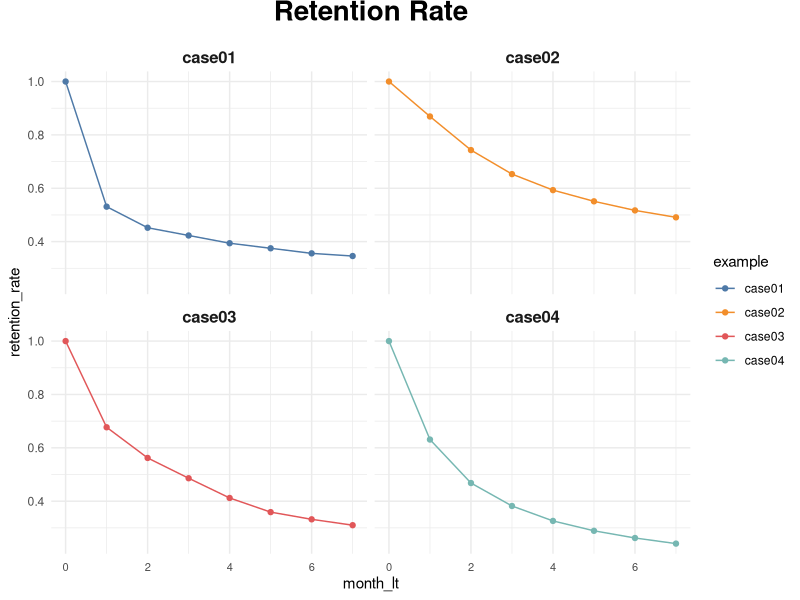
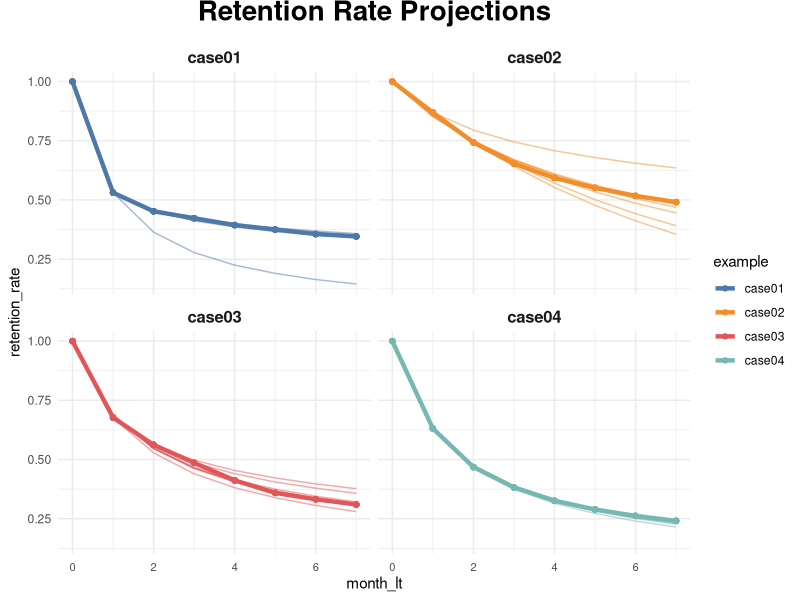

Reproduce these figures in R, in order. (Note: this script raises an error after producing the figures.)
## ---- chunk 1
library(tidyverse)
library(reshape2)
library(MLmetrics)
 
# retention rate data
df_ret <- data.frame(month_lt = c(0:7),
                     case01 = c(1, .531, .452, .423, .394, .375, .356, .346),
                     case02 = c(1, .869, .743, .653, .593, .551, .517, .491),
                     case03 = c(1, .677, .562, .486, .412, .359, .332, .310),
                     case04 = c(1, .631, .468, .382, .326, .289, .262, .241)
                     ) %>%
        melt(., id.vars = c('month_lt'), variable.name = 'example', value.name = 'retention_rate')
 
ggplot(df_ret, aes(x = month_lt, y = retention_rate, group = example, color = example)) +
        theme_minimal() +
        facet_wrap(~ example) +
        scale_color_manual(values = c('#4e79a7', '#f28e2b', '#e15759', '#76b7b2')) +
        geom_line() +
        geom_point() +
        theme(plot.title = element_text(size = 20, face = 'bold', vjust = 2, hjust = 0.5),
              axis.text.x = element_text(size = 8, hjust = 0.5, vjust = .5, face = 'plain'),
              strip.text = element_text(face = 'bold', size = 12)) +
        ggtitle('Retention Rate')
## ---- chunk 2
# functions for sBG distribution
churnBG <- Vectorize(function(alpha, beta, period) {
        t1 = alpha / (alpha + beta)
        result = t1
        if (period > 1) {
                result = churnBG(alpha, beta, period - 1) * (beta + period - 2) / (alpha + beta + period - 1)
        }
        return(result)
}, vectorize.args = c("period"))
 
survivalBG <- Vectorize(function(alpha, beta, period) {
        t1 = 1 - churnBG(alpha, beta, 1)
        result = t1
        if(period > 1){
                result = survivalBG(alpha, beta, period - 1) - churnBG(alpha, beta, period)
        }
        return(result)
}, vectorize.args = c("period"))
 
MLL <- function(alphabeta) {
        if(length(activeCust) != length(lostCust)) {
                stop("Variables activeCust and lostCust have different lengths: ",
                     length(activeCust), " and ", length(lostCust), ".")
        }
        t = length(activeCust) # number of periods
        alpha = alphabeta[1]
        beta = alphabeta[2]
        return(-as.numeric(
                sum(lostCust * log(churnBG(alpha, beta, 1:t))) +
                        activeCust[t]*log(survivalBG(alpha, beta, t))
        ))
}
 
 
df_ret <- df_ret %>%
        group_by(example) %>%
        mutate(activeCust = 1000 * retention_rate,
               lostCust = lag(activeCust) - activeCust,
               lostCust = ifelse(is.na(lostCust), 0, lostCust)) %>%
        ungroup()
 
         
ret_preds01 <- vector('list', 7)
for (i in c(1:7)) {
         
        df_ret_filt <- df_ret %>%
                filter(between(month_lt, 1, i) == TRUE & example == 'case01')
         
        activeCust <- c(df_ret_filt$activeCust)
        lostCust <- c(df_ret_filt$lostCust)
         
        opt <- optim(c(1, 1), MLL)
        retention_pred <- round(c(1, survivalBG(alpha = opt$par[1], beta = opt$par[2], c(1:7))), 3)
         
        df_pred <- data.frame(month_lt = c(0:7),
                              example = 'case01',
                              fact_months = i,
                              retention_pred = retention_pred)
        ret_preds01[[i]] <- df_pred
}
 
ret_preds01 <- as.data.frame(do.call('rbind', ret_preds01))
 
 
ret_preds02 <- vector('list', 7)
for (i in c(1:7)) {
         
        df_ret_filt <- df_ret %>%
                filter(between(month_lt, 1, i) == TRUE & example == 'case02')
         
        activeCust <- c(df_ret_filt$activeCust)
        lostCust <- c(df_ret_filt$lostCust)
         
        opt <- optim(c(1, 1), MLL)
        retention_pred <- round(c(1, survivalBG(alpha = opt$par[1], beta = opt$par[2], c(1:7))), 3)
         
        df_pred <- data.frame(month_lt = c(0:7),
                              example = 'case02',
                              fact_months = i,
                              retention_pred = retention_pred)
        ret_preds02[[i]] <- df_pred
}
 
ret_preds02 <- as.data.frame(do.call('rbind', ret_preds02))
 
 
ret_preds03 <- vector('list', 7)
for (i in c(1:7)) {
         
        df_ret_filt <- df_ret %>%
                filter(between(month_lt, 1, i) == TRUE & example == 'case03')
         
        activeCust <- c(df_ret_filt$activeCust)
        lostCust <- c(df_ret_filt$lostCust)
         
        opt <- optim(c(1, 1), MLL)
        retention_pred <- round(c(1, survivalBG(alpha = opt$par[1], beta = opt$par[2], c(1:7))), 3)
         
        df_pred <- data.frame(month_lt = c(0:7),
                              example = 'case03',
                              fact_months = i,
                              retention_pred = retention_pred)
        ret_preds03[[i]] <- df_pred
}
 
ret_preds03 <- as.data.frame(do.call('rbind', ret_preds03))
 
 
ret_preds04 <- vector('list', 7)
for (i in c(1:7)) {
         
        df_ret_filt <- df_ret %>%
                filter(between(month_lt, 1, i) == TRUE & example == 'case04')
         
        activeCust <- c(df_ret_filt$activeCust)
        lostCust <- c(df_ret_filt$lostCust)
         
        opt <- optim(c(1, 1), MLL)
        retention_pred <- round(c(1, survivalBG(alpha = opt$par[1], beta = opt$par[2], c(1:7))), 3)
         
        df_pred <- data.frame(month_lt = c(0:7),
                              example = 'case04',
                              fact_months = i,
                              retention_pred = retention_pred)
        ret_preds04[[i]] <- df_pred
}
 
ret_preds04 <- as.data.frame(do.call('rbind', ret_preds04))
 
 
ret_preds <- bind_rows(ret_preds01, ret_preds02, ret_preds03, ret_preds04)
 
 
 
 
df_ret_all <- df_ret %>%
        select(month_lt, example, retention_rate) %>%
        left_join(., ret_preds, by = c('month_lt', 'example'))
 
ggplot(df_ret_all, aes(x = month_lt, y = retention_rate, group = example, color = example)) +
        theme_minimal() +
        facet_wrap(~ example) +
        scale_color_manual(values = c('#4e79a7', '#f28e2b', '#e15759', '#76b7b2')) +
        geom_line(size = 1.5) +
        geom_point(size = 1.5) +
        geom_line(aes(y = retention_pred, group = fact_months), alpha = 0.5) +
        theme(plot.title = element_text(size = 20, face = 'bold', vjust = 2, hjust = 0.5),
              axis.text.x = element_text(size = 8, hjust = 0.5, vjust = .5, face = 'plain'),
              strip.text = element_text(face = 'bold', size = 12)) +
        ggtitle('Retention Rate Projections')
## ---- chunk 3
### LTV prediction ###
df_ltv_03 <- df_ret %>%
        filter(between(month_lt, 1, 2) == TRUE & example == 'case03')
 
activeCust <- c(df_ltv_03$activeCust)
lostCust <- c(df_ltv_03$lostCust)
 
opt <- optim(c(1, 1), MLL)
retention_pred <- round(c(survivalBG(alpha = opt$par[1], beta = opt$par[2], c(3:24))), 3)
 
df_pred <- data.frame(month_lt = c(3:24),
                      retention_pred = retention_pred)
 
df_ltv_03 <- df_ret %>%
        filter(between(month_lt, 0, 2) == TRUE & example == 'case03') %>%
        select(month_lt, retention_rate) %>%
        bind_rows(., df_pred) %>%
        mutate(retention_rate_calc = ifelse(is.na(retention_rate), retention_pred, retention_rate),
               ltv_monthly = retention_rate_calc * 1,
               ltv_cum = round(cumsum(ltv_monthly), 2))
# average LTV of $9.33. actual data for the observed periods (from 0 to 2nd months) and the predicted retention for the future periods (from 3rd to 24th months)
## ---- chunk 4
library("jpeg")
knitr::include_graphics('images/customer_value_matrix.jpg')
